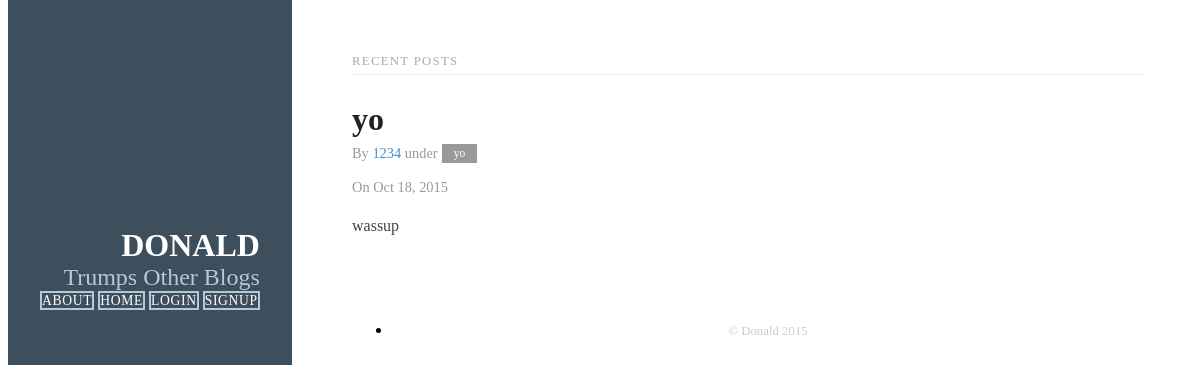
The app's page /, older data.
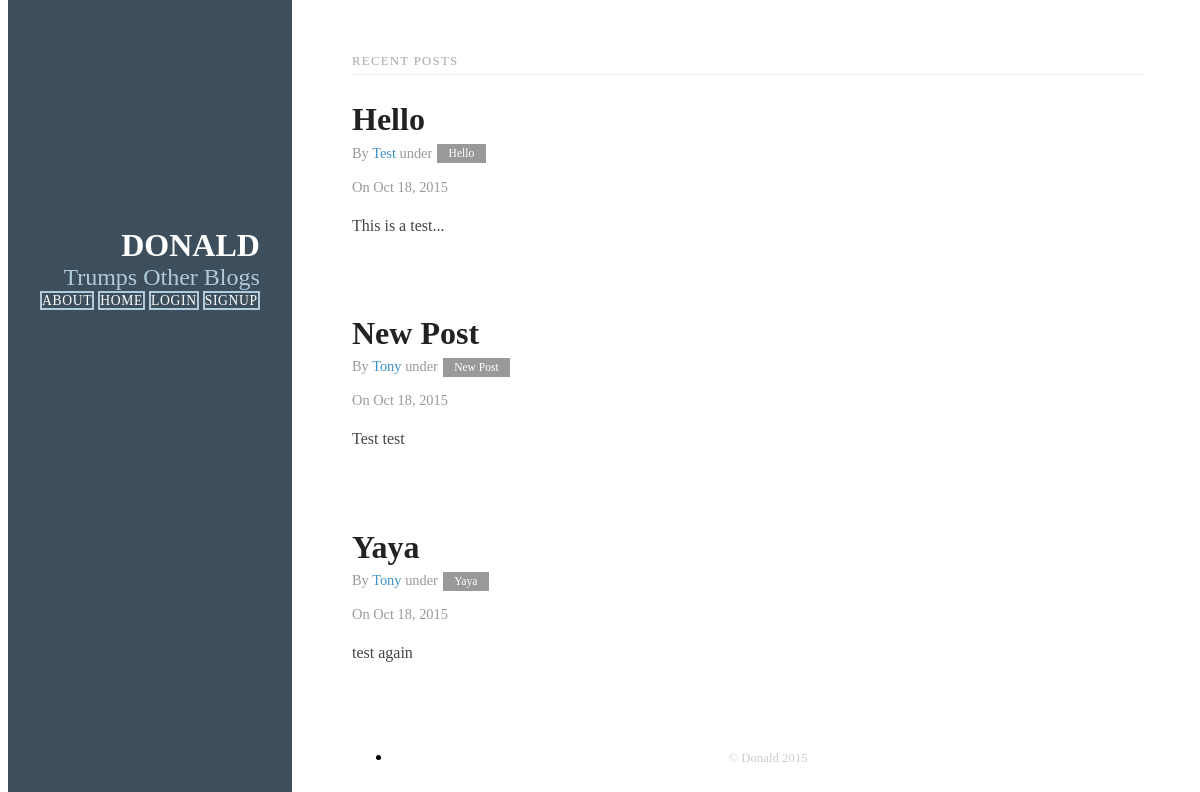
The same page, newer data.
### tables this page shows
CREATE TABLE posts(title TEXT, body TEXT, slug TEXT, username TEXT, created TEXT);

### app.py (the view)
@app.route('/')
def home():
    posts = query.getAllPosts()
    if 'user' in session:
        n=session['user']
        return render_template('home.html', posts=posts, n=n)
    return render_template('home.html', posts=posts)

### databases/query.py (called while the page is built)
def getAllPosts():
    con = sqlite3.connect("donald.db")
    cur=con.cursor()
    posts = []
    sql = "SELECT * FROM posts"
    for post in cur.execute(sql).fetchall():
        posts.append(transform.post(post))
        print posts
    con.close()
    return posts

### databases/transform.py (called while the page is built)
def post(post):
    return {
        "title": post[0],
        "body": post[1],
        "slug": post[2],
        "username": post[3],
        "created": post[4]
    }

### templates/home.html (shortened to what this page needs)
<!DOCTYPE html>
<html lang="en">
<head>
  <link rel="stylesheet" href="http://yui.yahooapis.com/pure/0.6.0/pure-min.css">
  <link rel="stylesheet" href="http://yui.yahooapis.com/pure/0.6.0/grids-responsive-min.css">
  <link rel="stylesheet" href="/static/donald.css">
</head>
<body>
  <div id="layout" class="pure-g">
    <div class="sidebar pure-u-1 pure-u-md-1-4">
      <div class="header">
        <h1 class="brand-title">Donald</h1>
        <h2 class="brand-tagline">Trumps Other Blogs</h2>
        <nav class="nav">
          <ul class="nav-list">
            <li class="nav-item">
	      {% if not n %}
              <a class="pure-button" href="/about">About</a>
              <a class="pure-button" href="/">Home</a>
              <a class="pure-button" href="/login">Login</a>
              <a class="pure-button" href="/signup">Signup</a>
	      {% else %}
              <a class="pure-button" href="/about">About</a>
              <a class="pure-button" href="/">Home</a>
              <a class="pure-button" href="/profile">Profile</a>
              <a class="pure-button" href="/new">New</a>
	      {% endif %}
            </li>
          </ul>
        </nav>
      </div>
    </div>
    <div class="content pure-u-1 pure-u-md-3-4">
      <div>
        <div class="posts">
          <h1 class="content-subhead">Recent Posts</h1>
          {% for post in posts %}
          <section class="post">
            <header class="post-header">
              <h2 class="post-title">{{post.title}}</h2>
              <p class="post-meta">
                By <a class="post-author" href="/@{{post.username}}">{{post.username}}</a> under <a class="post-category" href="@{{post.username}}/{{post.slug}}">{{post.title}}</a>
                <br>
                <br>
                On {{post.created}}
              </p>
            </header>
            <div class="post-description">
              <p>
                {{post.body}}
              </p>
            </div>
          </section>
          {% endfor %}
        </div>
        <div class="footer">
          <div class="pure-menu pure-menu-horizontal">
            <ul>
              <li class="pure-menu-item"><a href="" class="pure-menu-link">&copy; Donald 2015</a></li>
            </ul>
          </div>
        </div>
      </div>
    </div>
  </div>
</body>
</html>

### static/donald.css (style rules this page uses)
* { -webkit-box-sizing: border-box; -moz-box-sizing: border-box; box-sizing: border-box; }
a { text-decoration: none; color: rgb(61, 146, 201); }
#layout { padding: 0; }
.header { text-align: center; top: auto; margin: 3em auto; }
.sidebar { background: rgb(61, 79, 93); color: #fff; }
.brand-title, .brand-tagline { margin: 0; }
.brand-title { text-transform: uppercase; }
.brand-tagline { font-weight: 300; color: rgb(176, 202, 219); }
.nav-list { margin: 0; padding: 0; list-style: none; }
.nav-item { display: inline-block; *display: inline; zoom: 1; }
.nav-item a { background: transparent; border: 2px solid rgb(176, 202, 219); color: #fff; margin-top: 1em; letter-spacing: 0.05em; text-transform: uppercase; font-size: 85%; }
.content-subhead { text-transform: uppercase; color: #aaa; border-bottom: 1px solid #eee; padding: 0.4em 0; font-size: 80%; font-weight: 500; letter-spacing: 0.1em; }
.content { padding: 2em 1em 0; }
.post { padding-bottom: 2em; }
.post-title { font-size: 2em; color: #222; margin-bottom: 0.2em; }
.post-description { font-family: Georgia, "Cambria", serif; color: #444; line-height: 1.8em; }
.post-meta { color: #999; font-size: 90%; margin: 0; }
.post-category { margin: 0 0.1em; padding: 0.3em 1em; color: #fff; background: #999; font-size: 80%; }
.footer { text-align: center; padding: 1em 0; }
.footer a { color: #ccc; font-size: 80%; }
@media (min-width: 48em) { .content { padding: 2em 3em 0; margin-left: 25%; } }
@media (min-width: 48em) { .header { margin: 80% 2em 0; text-align: right; } }
@media (min-width: 48em) { .sidebar { position: fixed; top: 0; bottom: 0; } }

Row changes from the older to the newer data that the page shows:
changed posts: title "yo" → "Hello"; username "1234" → "Test"; body "wassup" → "This is a test..."
added posts: title "New Post", username "Tony", created "Oct 18, 2015", body "Test test"
added posts: title "Yaya", username "Tony", created "Oct 18, 2015", body "test again"
